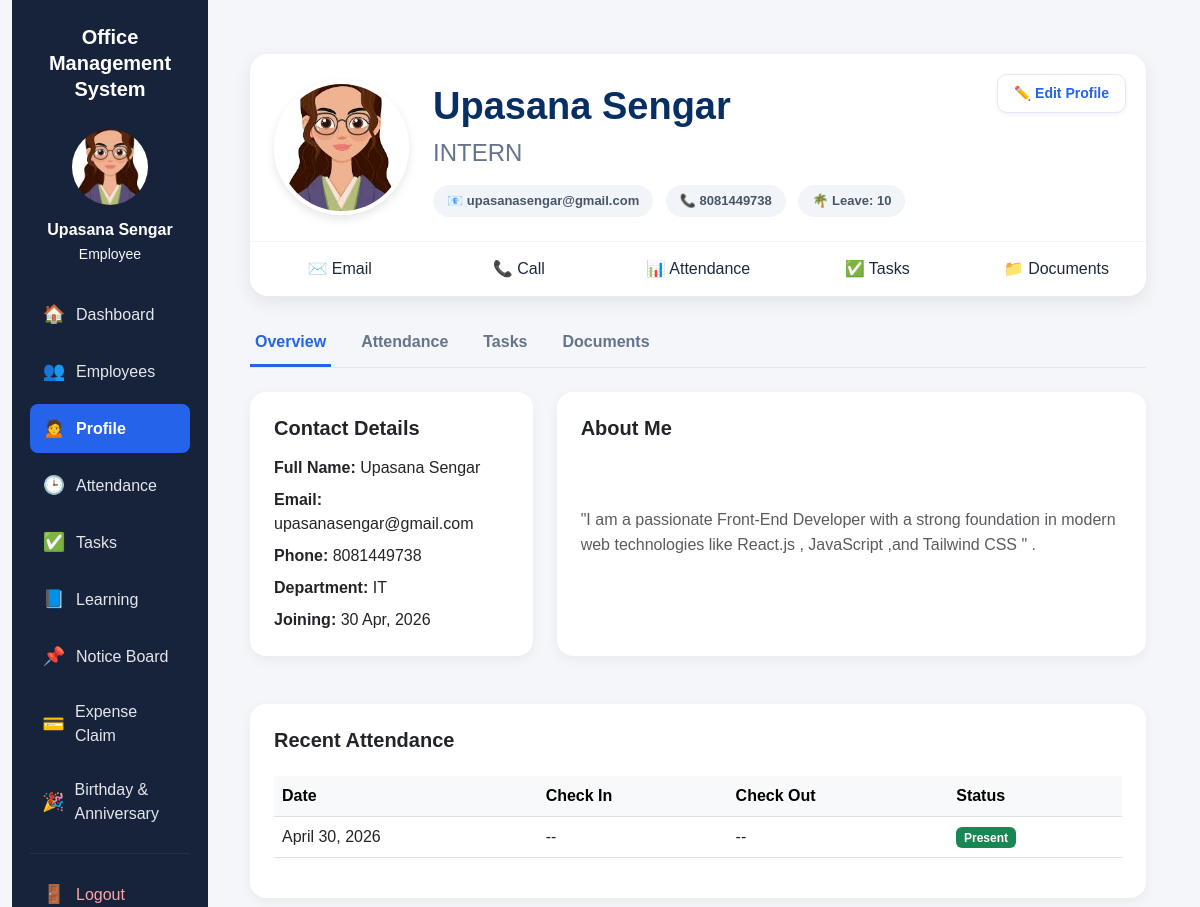
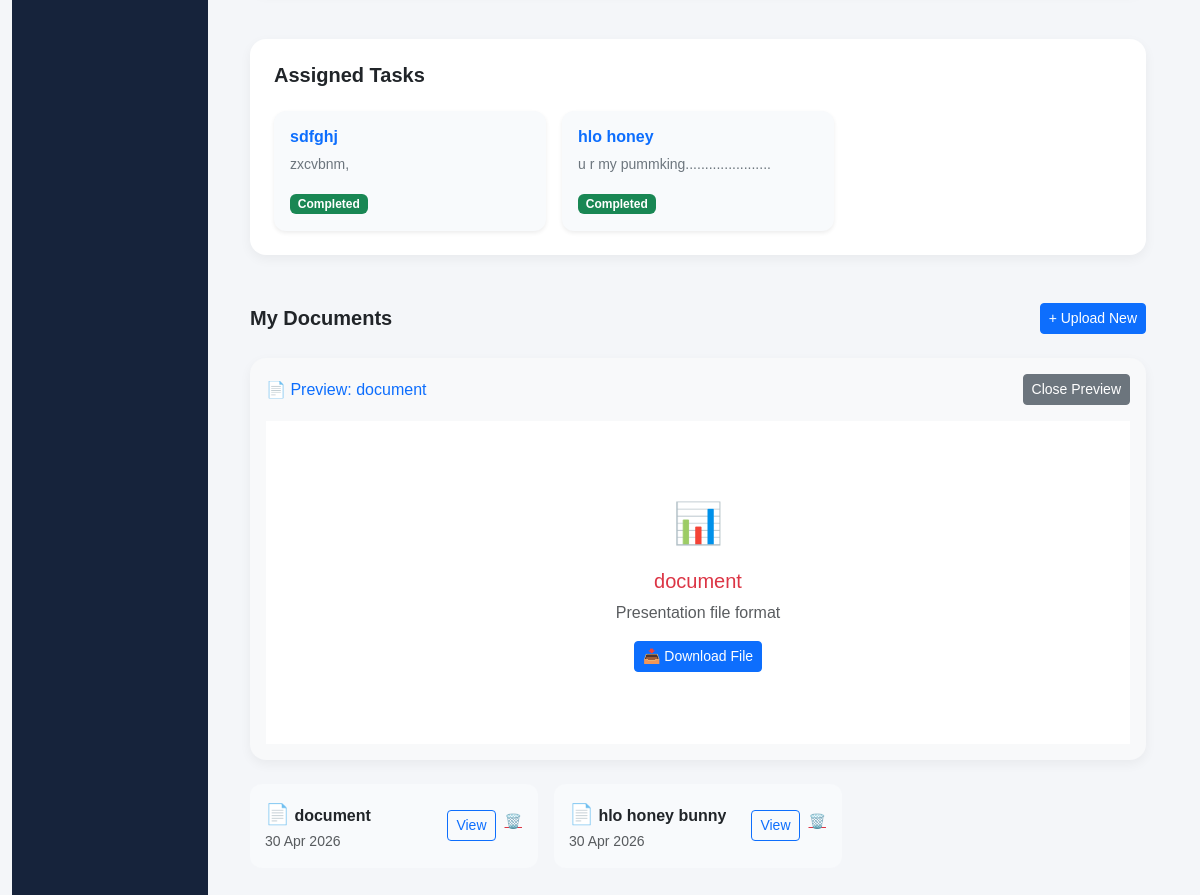
/employees/profile/?doc=4 (signed in), run on the app's committed database (2 pictures, top to bottom).
### apps/employees/models.py (models this page shows, shortened)
class Employee(models.Model):
    user = models.OneToOneField(User, on_delete=models.CASCADE, null=True, blank=True)
    photo = models.ImageField(upload_to='employees/', blank=True, null=True)
    name = models.CharField(max_length=100)
    email = models.EmailField()
    phone = models.CharField(max_length=20, blank=True, null=True)
    department = models.CharField(max_length=100)
    position = models.CharField(max_length=100, blank=True, null=True)
    about_me = models.TextField(blank=True, null=True, help_text="Employee self-description")
    date_joined = models.DateField(auto_now_add=True)
    leave_balance = models.IntegerField(default=10)

class Document(models.Model):
    employee = models.ForeignKey(Employee, on_delete=models.CASCADE)
    title = models.CharField(max_length=200)
    file = models.FileField(upload_to='documents/')
    uploaded_at = models.DateTimeField(auto_now_add=True)

### apps/attendance/models.py (models this page shows, shortened)
class Attendance(models.Model):
    STATUS_CHOICES = [
        ('Present', 'Present'),
        ('Absent', 'Absent'),
        ('Late', 'Late'),
    ]
    employee = models.ForeignKey(Employee, on_delete=models.CASCADE)
    date = models.DateField()
    status = models.CharField(max_length=20, choices=STATUS_CHOICES)

### apps/tasks/models.py (models this page shows, shortened)
class Task(models.Model):
    STATUS_CHOICES = [('Pending', 'Pending'), ('In Progress', 'In Progress'), ('Completed', 'Completed')]
    PRIORITY_CHOICES = [('Low', 'Low'), ('Medium', 'Medium'), ('High', 'High'), ('Urgent', 'Urgent')]
    title = models.CharField(max_length=200)
    description = models.TextField(blank=True, null=True)
    employee = models.ForeignKey(Employee, on_delete=models.CASCADE, related_name='tasks') # Kisko diya
    assigned_by = models.ForeignKey(User, on_delete=models.SET_NULL, null=True) # Kisne diya
    status = models.CharField(max_length=50, choices=STATUS_CHOICES, default='Pending')
    priority = models.CharField(max_length=50, choices=PRIORITY_CHOICES, default='Medium')
    deadline = models.DateField(blank=True, null=True)
    progress = models.IntegerField(default=0)

### apps/employees/views.py (the view, shortened to what this page needs)
# urls.py: path('profile/', views.profile_view, name='profile_view'),
@login_required
def profile_view(request):
    employee = Employee.objects.filter(user=request.user).first()
    display_email = employee.email if employee and employee.email else request.user.email
    attendance = Attendance.objects.filter(employee=employee).order_by('-date') if employee else []
    tasks = Task.objects.filter(employee=employee).order_by('-id') if employee else []
    documents = Document.objects.filter(employee=employee).order_by('-uploaded_at') if employee else []
    selected_document = None
    doc_id = request.GET.get('doc')
    if doc_id and employee:
        selected_document = Document.objects.filter(id=doc_id, employee=employee).first()
    return render(request, 'employees/profile.html', {
        'employee': employee,
        'display_email': display_email,
        'attendance': attendance,
        'tasks': tasks,
        'documents': documents,
        'selected_document': selected_document,
    })

### templates/employees/profile.html (shortened to what this page needs)
{% extends 'base.html' %}
{% block content %}
<div class="container-fluid py-4">
    <div class="card profile-header-card mb-4">
        <button class="btn-edit-profile" data-bs-toggle="modal" data-bs-target="#editProfileModal">
            ✏️ Edit Profile
        </button>
        <div class="p-4">
            <div class="d-flex align-items-center flex-wrap gap-4">
                {% if employee and employee.photo %}
                    <img src="{{ employee.photo.url }}" class="profile-avatar">
                {% else %}
                    <div class="profile-avatar-box">👤</div>
                {% endif %}
                <div>
                    <div class="profile-name">{{ employee.name|default:request.user.username }}</div>
                    <div class="profile-position">{{ employee.position|default:"Team Member" }}</div>
                    <div class="mt-2">
                        <span class="small-pill">📧 {{ display_email }}</span>
                        <span class="small-pill">📞 {{ employee.phone|default:"No Phone" }}</span>
                        <span class="small-pill">🌴 Leave: {{ employee.leave_balance|default:"0" }}</span>
                    </div>
                </div>
            </div>
        </div>
        <div class="profile-action-row">
            <a href="mailto:{{ display_email }}">✉️ Email</a>
            <a href="{% if employee.phone %}tel:{{ employee.phone }}{% else %}#{% endif %}">📞 Call</a>
            <a href="#attendance-section">📊 Attendance</a>
            <a href="#tasks-section">✅ Tasks</a>
            <a href="#documents-section">📁 Documents</a>
        </div>
    </div>
    <div class="profile-tabs">
        <a href="#overview-section" class="active">Overview</a>
        <a href="#attendance-section">Attendance</a>
        <a href="#tasks-section">Tasks</a>
        <a href="#documents-section">Documents</a>
    </div>
    <div id="overview-section" class="row g-4 mb-5">
        <div class="col-lg-4 col-md-6">
            <div class="card profile-card p-4 h-100">
                <h5 class="fw-bold mb-3">Contact Details</h5>
                <div class="mb-2"><b>Full Name:</b> {{ employee.name|default:request.user.get_full_name }}</div>
                <div class="mb-2"><b>Email:</b> {{ display_email }}</div>
                <div class="mb-2"><b>Phone:</b> {{ employee.phone|default:"Not provided" }}</div>
                <div class="mb-2"><b>Department:</b> {{ employee.department|default:"General" }}</div>
                <div class="mb-0"><b>Joining:</b> {{ employee.date_joined|date:"d M, Y"|default:"-" }}</div>
            </div>
        </div>
        <div class="col-lg-8 col-md-6">
            <div class="card profile-card p-4 h-100">
                <h5 class="fw-bold mb-3">About Me</h5>
                <p class="text-muted" style="font-size: 16px; line-height: 1.6; white-space: pre-line;">
                    {% if employee.about_me %}
                        {{ employee.about_me }}
                    {% else %}
                        Professional profile for {{ employee.name|default:request.user.username }}. Use the "Edit Profile" button to add a personal bio and share more about your role and skills.
                    {% endif %}
                </p>
            </div>
        </div>
    </div>
    <div id="attendance-section" class="card section-card p-4 mb-5">
        <h5 class="fw-bold mb-4">Recent Attendance</h5>
        {% if attendance %}
        <div class="table-responsive">
            <table class="table table-hover">
                <thead class="table-light">
                    <tr>
                        <th>Date</th>
                        <th>Check In</th>
                        <th>Check Out</th>
                        <th>Status</th>
                    </tr>
                </thead>
                <tbody>
                    {% for a in attendance|slice:":10" %}
                    <tr>
                        <td>{{ a.date }}</td>
                        <td>{{ a.check_in|default:"--" }}</td>
                        <td>{{ a.check_out|default:"--" }}</td>
                        <td>
                            <span class="badge {% if a.status == 'Present' %}bg-success{% else %}bg-warning{% endif %}">
                                {{ a.status }}
                            </span>
                        </td>
                    </tr>
                    {% endfor %}
                </tbody>
            </table>
        </div>
        {% else %}
            <p class="text-muted">No attendance records found.</p>
        {% endif %}
    </div>
    <div id="tasks-section" class="card section-card p-4 mb-5">
        <h5 class="fw-bold mb-4">Assigned Tasks</h5>
        {% if tasks %}
            <div class="row g-3">
                {% for task in tasks %}
                <div class="col-md-6 col-lg-4">
                    <div class="card border-0 shadow-sm p-3 h-100" style="background-color: #f8fafc; border-radius: 12px;">
                        <div class="d-flex justify-content-between align-items-center mb-2">
                            <h6 class="mb-0 fw-bold text-primary text-truncate" style="max-width: 70%;">{{ task.title }}</h6>
                        </div>
                        <p class="mb-3 text-secondary small">{{ task.description|default:"No description provided." }}</p>
                        <div>
                            {% if task.status == 'Completed' %}
                                <span class="badge bg-success">Completed</span>
                            {% elif task.status == 'In Progress' %}
                                <span class="badge bg-warning text-dark">In Progress</span>
                            {% else %}
                                <span class="badge bg-secondary">Pending</span>
                            {% endif %}
                        </div>
                    </div>
                </div>
                {% endfor %}
            </div>
        {% else %}
            <p class="text-muted mb-0">No tasks found or assigned for this employee.</p>
        {% endif %}
    </div>
    <div id="documents-section" class="mb-5">
        <div class="d-flex justify-content-between align-items-center mb-4">
            <h5 class="fw-bold mb-0">My Documents</h5>
            <a href="{% url 'upload_document' %}" class="btn btn-primary btn-sm">+ Upload New</a>
        </div>
{% if selected_document %}
        <div class="card section-card p-3 mb-4 bg-light">
            <div class="d-flex justify-content-between align-items-center mb-3">
                <h6 class="mb-0 text-primary">📄 Preview: {{ selected_document.title }}</h6>
                <a href="{% url 'profile_view' %}#documents-section" class="btn btn-sm btn-secondary">Close Preview</a>
            </div>
            <div class="media-preview-box text-center bg-white p-4">
                {% with file_url=selected_document.file.url|lower %}
                    {% if ".pdf" in file_url %}
                        <embed src="{{ selected_document.file.url }}" width="100%" height="500px" type="application/pdf">
                    {% elif ".jpg" in file_url or ".jpeg" in file_url or ".png" in file_url or ".gif" in file_url %}
                        <img src="{{ selected_document.file.url }}" class="img-fluid rounded shadow-sm" style="max-height: 500px;">
                    {% elif ".pptx" in file_url or ".ppt" in file_url %}
                        <div class="py-5">
                            <span class="fs-1">📊</span>
                            <h5 class="mt-3 text-danger">{{ selected_document.title }}</h5>
                            <p class="text-muted">Presentation file format</p>
                            <a href="{{ selected_document.file.url }}" class="btn btn-primary btn-sm" download>
                                📥 Download File
                            </a>
                        </div>
                    {% endif %}
                {% endwith %}
            </div>
        </div>
        {% endif %}
        <div class="row g-3">
            {% for doc in documents %}
            <div class="col-md-6 col-lg-4">
                <div class="doc-row d-flex justify-content-between align-items-center">
                    <div class="text-truncate" style="max-width: 70%;">
                        <span class="fs-5">📄</span> <strong>{{ doc.title }}</strong><br>
                        <small class="text-muted">{{ doc.uploaded_at|date:"d M Y" }}</small>
                    </div>
                    <div class="d-flex gap-2">
                        <a href="?doc={{ doc.id }}#documents-section" class="btn btn-sm btn-outline-primary">View</a>
                        <a href="{% url 'delete_document' doc.id %}" onclick="return confirm('Delete?')" class="btn btn-sm btn-link text-danger p-0">🗑️</a>
                    </div>
                </div>
            </div>
            {% empty %}
            <p class="text-muted ps-3">No documents available.</p>
            {% endfor %}
        </div>
    </div>
</div>
{% endblock %}

### templates/base.html (shortened to what this page needs)
<!DOCTYPE html>
<html>
<head>
    <link href="https://cdn.jsdelivr.net/npm/bootstrap@5.3.0/dist/css/bootstrap.min.css" rel="stylesheet">
</head>
<body>
{% if user.is_authenticated %}
<div class="container-fluid">
    <div class="row g-0">
        <div class="col-md-2 sidebar">
            <div class="sidebar-title">
                Office<br>Management<br>System
            </div>
            <div class="profile-box">
                {% if request.user.employee and request.user.employee.photo %}
                    <img src="{{ request.user.employee.photo.url }}" alt="Profile Photo">
                {% else %}
                    <div class="profile-placeholder">👤</div>
                {% endif %}
                <div class="fw-bold">
                    {% if request.user.employee %}
                        {{ request.user.employee.name }}
                    {% else %}
                        {{ request.user.username }}
                    {% endif %}
                </div>
                <small class="text-light">Employee</small>
            </div>
            <div class="sidebar-nav">
                <a href="/dashboard/" class="{% if '/dashboard/' in request.path %}active-link{% endif %}">
                    <span class="sidebar-icon">🏠</span><span>Dashboard</span>
                </a>
                <a href="/employees/" class="{% if request.path == '/employees/' %}active-link{% endif %}">
                    <span class="sidebar-icon">👥</span><span>Employees</span>
                </a>
                <a href="/employees/profile/" class="{% if '/employees/profile/' in request.path %}active-link{% endif %}">
                    <span class="sidebar-icon">🙍</span><span>Profile</span>
                </a>
                <a href="/attendance/" class="{% if request.path == '/attendance/' %}active-link{% endif %}">
                    <span class="sidebar-icon">🕒</span><span>Attendance</span>
                </a>
                <a href="/tasks/" class="{% if '/tasks/' in request.path %}active-link{% endif %}">
                    <span class="sidebar-icon">✅</span><span>Tasks</span>
                </a>
                <a href="/learning/" class="{% if '/learning/' in request.path %}active-link{% endif %}">
                    <span class="sidebar-icon">📘</span><span>Learning</span>
                </a>
                <a href="/notices/" class="{% if '/notices/' in request.path %}active-link{% endif %}">
                    <span class="sidebar-icon">📌</span><span>Notice Board</span>
                </a>
                <a href="/expenses/" class="{% if '/expenses/' in request.path %}active-link{% endif %}">
                    <span class="sidebar-icon">💳</span><span>Expense Claim</span>
                </a>
                <a href="/birthday-anniversary/" class="{% if '/birthday-anniversary/' in request.path %}active-link{% endif %}">
                    <span class="sidebar-icon">🎉</span><span>Birthday & Anniversary</span>
                </a>
                <hr style="border-color: rgba(255,255,255,0.2);">
                <a href="/accounts/logout/" style="color:#fca5a5;">
                    <span class="sidebar-icon">🚪</span><span>Logout</span>
                </a>
            </div>
        </div>
        <div class="col-md-10 main-content">
            {% block content %}{% endblock %}
        </div>
    </div>
</div>
{% else %}
<div class="container mt-5">
    {% block login_content %}{% endblock %}
</div>
{% endif %}
</body>
</html>

### data on the page
Employee: photo (picture), name "Upasana Sengar", position "INTERN", email "upasanasengar@gmail.com", phone "8081449738", leave_balance "10", department "IT", date_joined "30 Apr, 2026", about_me "\"I am a passionate Front-End Developer with a strong foundation in modern web technologies like React.js , JavaScript ,and Tailwind CSS \" ."
Attendance: date "April 30, 2026", check_in "--", check_out "--", status "Present"
Task: title "sdfghj", description "zxcvbnm,", status "Completed"
Task: title "hlo honey", description "u r my pummking......................", status "Completed"
Document: title "document", uploaded_at "30 Apr 2026"
Document: title "hlo honey bunny", uploaded_at "30 Apr 2026"

### other printed values
{{ request.user.employee.name }} "Upasana Sengar"
